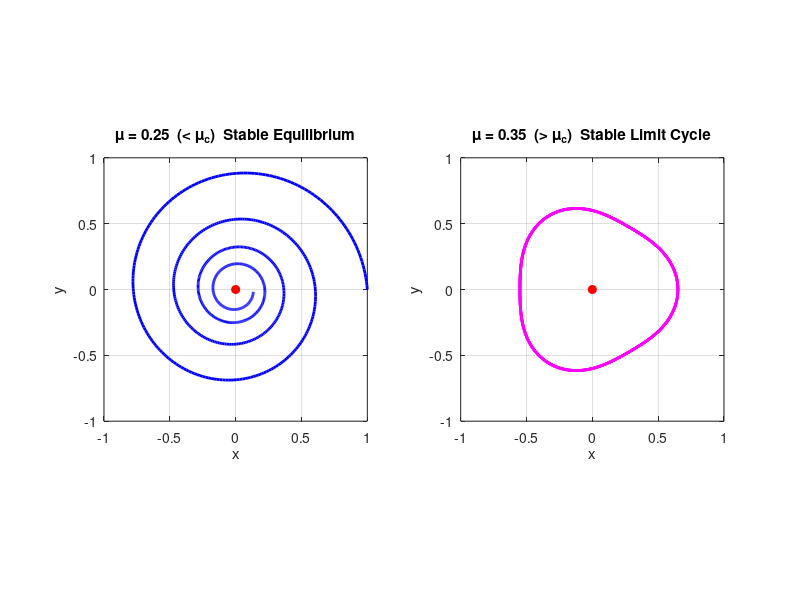

Source code (MATLAB): (Note: this script raises an error after producing the figure.)
clear; clc; close all;

figure('Position',[100 100 1000 400]);
set(gcf,'Color','w');

%% ---------- LEFT: mu < mu_c (Spiral Sink) ----------
subplot(1,2,1)

t = linspace(0,25,800);
r = exp(-0.08*t);     % decaying radius
x = r .* cos(t);
y = r .* sin(t);

plot(x,y,'b','LineWidth',2); hold on;
plot(0,0,'ro','MarkerFaceColor','r');
title('\mu = 0.25  (< \mu_c)  Stable Equilibrium');
xlabel('x'); ylabel('y');
axis equal; grid on;
xlim([-1 1]); ylim([-1 1]);

%% ---------- RIGHT: mu > mu_c (Limit Cycle) ----------
subplot(1,2,2)

t = linspace(0,25,800);
r = 0.6 + 0.05*cos(3*t);   % stable oscillation radius
x = r .* cos(t);
y = r .* sin(t);

plot(x,y,'m','LineWidth',2); hold on;
plot(0,0,'ro','MarkerFaceColor','r');
title('\mu = 0.35  (> \mu_c)  Stable Limit Cycle');
xlabel('x'); ylabel('y');
axis equal; grid on;
xlim([-1 1]); ylim([-1 1]);

sgtitle('Glycolysis Phase Portrait Transition');

%% ---------- SAVE HIGH QUALITY ----------
exportgraphics(gcf,'glycolysis_phase_portraits.pdf','Resolution',500);
exportgraphics(gcf,'glycolysis_phase_portraits.png','Resolution',500);

disp('glycolysis_phase_portraits.pdf created successfully');
